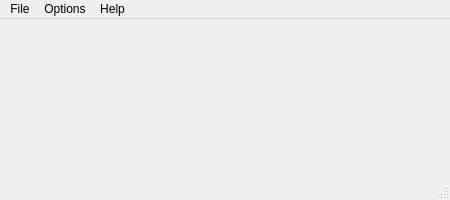
<?xml version="1.0" encoding="UTF-8"?>
<ui version="4.0">
 <class>MainWindow</class>
 <widget class="QMainWindow" name="MainWindow">
  <property name="geometry">
   <rect>
    <x>0</x>
    <y>0</y>
    <width>450</width>
    <height>200</height>
   </rect>
  </property>
  <property name="minimumSize">
   <size>
    <width>300</width>
    <height>200</height>
   </size>
  </property>
  <property name="windowTitle">
   <string>PassGen</string>
  </property>
  <widget class="QWidget" name="centralWidget">
   <property name="sizePolicy">
    <sizepolicy hsizetype="Expanding" vsizetype="Expanding">
     <horstretch>0</horstretch>
     <verstretch>0</verstretch>
    </sizepolicy>
   </property>
   <property name="minimumSize">
    <size>
     <width>300</width>
     <height>153</height>
    </size>
   </property>
   <property name="maximumSize">
    <size>
     <width>450</width>
     <height>153</height>
    </size>
   </property>
  </widget>
  <widget class="QMenuBar" name="menuBar">
   <property name="geometry">
    <rect>
     <x>0</x>
     <y>0</y>
     <width>450</width>
     <height>25</height>
    </rect>
   </property>
   <widget class="QMenu" name="menuHelp">
    <property name="title">
     <string>Help</string>
    </property>
    <addaction name="actionAbout"/>
   </widget>
   <widget class="QMenu" name="menuFile">
    <property name="title">
     <string>File</string>
    </property>
    <addaction name="actionExit"/>
   </widget>
   <widget class="QMenu" name="menuOptions">
    <property name="title">
     <string>Options</string>
    </property>
    <addaction name="actionCopy_to_Clipboard"/>
   </widget>
   <addaction name="menuFile"/>
   <addaction name="menuOptions"/>
   <addaction name="menuHelp"/>
  </widget>
  <widget class="QStatusBar" name="statusBar"/>
  <action name="actionAbout">
   <property name="text">
    <string>About</string>
   </property>
  </action>
  <action name="actionExit">
   <property name="text">
    <string>Exit</string>
   </property>
   <property name="shortcut">
    <string>Ctrl+Q</string>
   </property>
  </action>
  <action name="actionCopy_to_Clipboard">
   <property name="checkable">
    <bool>true</bool>
   </property>
   <property name="text">
    <string>Copy to Clipboard</string>
   </property>
  </action>
 </widget>
 <layoutdefault spacing="6" margin="11"/>
 <resources/>
 <connections/>
</ui>
